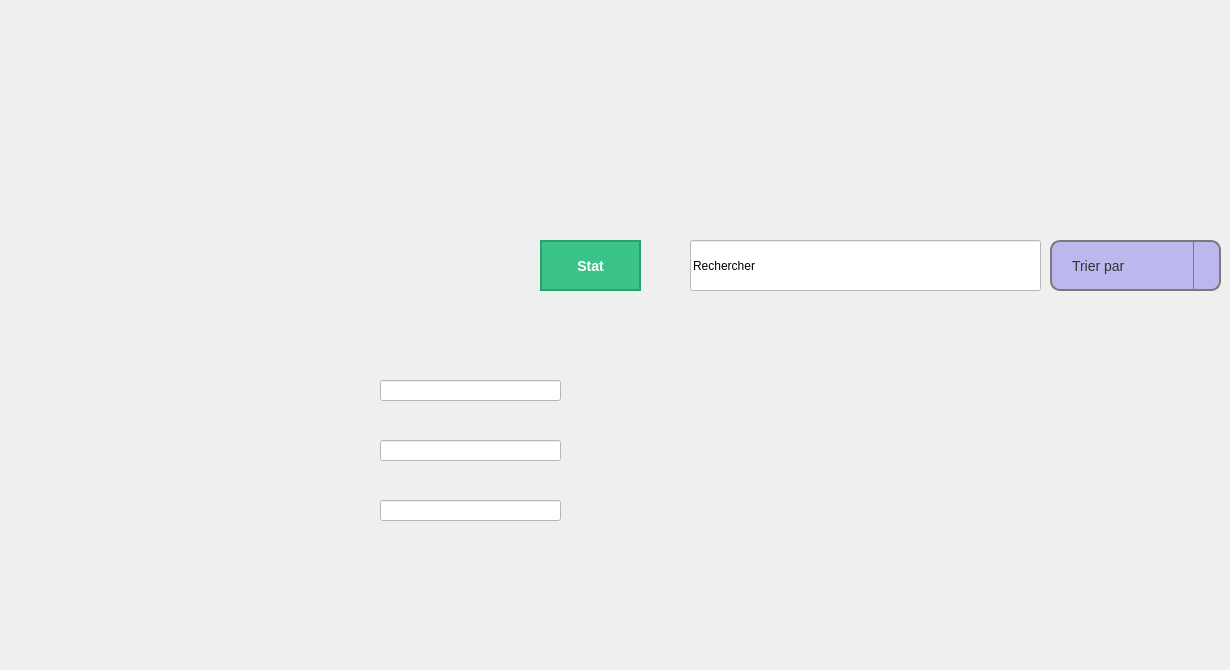
      <widget class="QWidget" name="employes">
       <property name="styleSheet">
        <string notr="true">QWidget#employes {
    background-image: url(&quot;C:/Users/21658/Desktop/projet2024-2025/mech/employes.png&quot;);
    background-position: center;   /* Centrer l'image */
    background-repeat: no-repeat;  /* Ne pas répéter l'image */
    background-size: cover;        /* Adapter l'image à la taille du widget */
background-position: left top; 
}
</string>
       </property>
       <widget class="QPushButton" name="ButtonMachines1">
        <property name="geometry">
         <rect>
          <x>20</x>
          <y>490</y>
          <width>261</width>
          <height>51</height>
         </rect>
        </property>
        <property name="styleSheet">
         <string notr="true">QPushButton {
    background-color: transparent;            /* Couleur de fond transparente */
    border: 2px solid transparent;            /* Pas de bordure par défaut */
    color: black;                             /* Couleur du texte */
    padding: 10px;                            /* Espacement interne */
    border-radius: 20px;                      /* Coins arrondis */
}

QPushButton:hover {
   background-color: rgba(128, 128, 128, 0.5); /* Gris transparent (50% d'opacité) */
   /* border: 2px solid gray;                     /* Bordure grise au survol */
}

QPushButton:pressed {
    background-color: rgba(169, 169, 169, 255); /* Couleur gris foncé lors du clic */
}
</string>
        </property>
        <property name="text">
         <string/>
        </property>
       </widget>
       <widget class="QPushButton" name="ButtonPage1">
        <property name="geometry">
         <rect>
          <x>20</x>
          <y>300</y>
          <width>261</width>
          <height>51</height>
         </rect>
        </property>
        <property name="styleSheet">
         <string notr="true">QPushButton {
    background-color: transparent;            /* Couleur de fond transparente */
    border: 2px solid transparent;            /* Pas de bordure par défaut */
    color: black;                             /* Couleur du texte */
    padding: 10px;                            /* Espacement interne */
    border-radius: 20px;                      /* Coins arrondis */
}

QPushButton:hover {
   background-color: rgba(128, 128, 128, 0.5); /* Gris transparent (50% d'opacité) */
   /* border: 2px solid gray;                     /* Bordure grise au survol */
}

QPushButton:pressed {
    background-color: rgba(169, 169, 169, 255); /* Couleur gris foncé lors du clic */
}
</string>
        </property>
        <property name="text">
         <string/>
        </property>
       </widget>
       <widget class="QPushButton" name="ButtonEmployes1">
        <property name="geometry">
         <rect>
          <x>20</x>
          <y>360</y>
          <width>261</width>
          <height>51</height>
         </rect>
        </property>
        <property name="styleSheet">
         <string notr="true">QPushButton {
    background-color: transparent;            /* Couleur de fond transparente */
    border: 2px solid transparent;            /* Pas de bordure par défaut */
    color: black;                             /* Couleur du texte */
    padding: 10px;                            /* Espacement interne */
    border-radius: 20px;                      /* Coins arrondis */
}

QPushButton:hover {
   background-color: rgba(128, 128, 128, 0.5); /* Gris transparent (50% d'opacité) */
   /* border: 2px solid gray;                     /* Bordure grise au survol */
}

QPushButton:pressed {
    background-color: rgba(169, 169, 169, 255); /* Couleur gris foncé lors du clic */
}
</string>
        </property>
        <property name="text">
         <string/>
        </property>
       </widget>
       <widget class="QPushButton" name="ButtonApropos1">
        <property name="geometry">
         <rect>
          <x>20</x>
          <y>610</y>
          <width>261</width>
          <height>51</height>
         </rect>
        </property>
        <property name="styleSheet">
         <string notr="true">QPushButton {
    background-color: transparent;            /* Couleur de fond transparente */
    border: 2px solid transparent;            /* Pas de bordure par défaut */
    color: black;                             /* Couleur du texte */
    padding: 10px;                            /* Espacement interne */
    border-radius: 20px;                      /* Coins arrondis */
}

QPushButton:hover {
   background-color: rgba(128, 128, 128, 0.5); /* Gris transparent (50% d'opacité) */
   /* border: 2px solid gray;                     /* Bordure grise au survol */
}

QPushButton:pressed {
    background-color: rgba(169, 169, 169, 255); /* Couleur gris foncé lors du clic */
}
</string>
        </property>
        <property name="text">
         <string/>
        </property>
       </widget>
       <widget class="QPushButton" name="ButtonTrensactions1">
        <property name="geometry">
         <rect>
          <x>20</x>
          <y>550</y>
          <width>261</width>
          <height>51</height>
         </rect>
        </property>
        <property name="styleSheet">
         <string notr="true">QPushButton {
    background-color: transparent;            /* Couleur de fond transparente */
    border: 2px solid transparent;            /* Pas de bordure par défaut */
    color: black;                             /* Couleur du texte */
    padding: 10px;                            /* Espacement interne */
    border-radius: 20px;                      /* Coins arrondis */
}

QPushButton:hover {
   background-color: rgba(128, 128, 128, 0.5); /* Gris transparent (50% d'opacité) */
   /* border: 2px solid gray;                     /* Bordure grise au survol */
}

QPushButton:pressed {
    background-color: rgba(169, 169, 169, 255); /* Couleur gris foncé lors du clic */
}
</string>
        </property>
        <property name="text">
         <string/>
        </property>
       </widget>
       <widget class="QPushButton" name="ButtonVehicules1">
        <property name="geometry">
         <rect>
          <x>20</x>
          <y>420</y>
          <width>261</width>
          <height>51</height>
         </rect>
        </property>
        <property name="styleSheet">
         <string notr="true">QPushButton {
    background-color: transparent;            /* Couleur de fond transparente */
    border: 2px solid transparent;            /* Pas de bordure par défaut */
    color: black;                             /* Couleur du texte */
    padding: 10px;                            /* Espacement interne */
    border-radius: 20px;                      /* Coins arrondis */
}

QPushButton:hover {
   background-color: rgba(128, 128, 128, 0.5); /* Gris transparent (50% d'opacité) */
   /* border: 2px solid gray;                     /* Bordure grise au survol */
}

QPushButton:pressed {
    background-color: rgba(169, 169, 169, 255); /* Couleur gris foncé lors du clic */
}
</string>
        </property>
        <property name="text">
         <string/>
        </property>
       </widget>
       <widget class="QLineEdit" name="lineEdit_10">
        <property name="geometry">
         <rect>
          <x>690</x>
          <y>240</y>
          <width>351</width>
          <height>51</height>
         </rect>
        </property>
        <property name="styleSheet">
         <string notr="true">QLineEdit {
	background-color: rgb(255, 255, 255);
    font-family: &quot;OCR A Extended&quot;;  /* Définit la police sur OCR A Extended */
    /*font-size: 14px;                /* Taille de la police (ajustable) */
   /* color: black;                   /* Couleur du texte */
    /*padding: 5px;                   /* Espacement interne */
   /* border: 1px solid gray;         /* Bordure grise */
   /* border-radius: 5px;             /* Coins arrondis */
}
</string>
        </property>
        <property name="text">
         <string>Rechercher</string>
        </property>
       </widget>
       <widget class="QLineEdit" name="lineEdit">
        <property name="geometry">
         <rect>
          <x>380</x>
          <y>380</y>
          <width>181</width>
          <height>21</height>
         </rect>
        </property>
        <property name="styleSheet">
         <string notr="true">
background-color: rgb(255, 255, 255);</string>
        </property>
       </widget>
       <widget class="QLineEdit" name="lineEdit_2">
        <property name="geometry">
         <rect>
          <x>380</x>
          <y>440</y>
          <width>181</width>
          <height>21</height>
         </rect>
        </property>
        <property name="styleSheet">
         <string notr="true">
background-color: rgb(255, 255, 255);</string>
        </property>
       </widget>
       <widget class="QLineEdit" name="lineEdit_11">
        <property name="geometry">
         <rect>
          <x>380</x>
          <y>500</y>
          <width>181</width>
          <height>21</height>
         </rect>
        </property>
        <property name="styleSheet">
         <string notr="true">
background-color: rgb(255, 255, 255);</string>
        </property>
       </widget>
       <widget class="QComboBox" name="comboBox_5">
        <property name="geometry">
         <rect>
          <x>1050</x>
          <y>240</y>
          <width>171</width>
          <height>51</height>
         </rect>
        </property>
        <property name="styleSheet">
         <string notr="true">QComboBox {
   font-family: 'OCR A Extended', sans-serif; /* Police OCR A Extended */
	background-color: rgb(188, 184, 238);
    border: 2px solid #7a7a7a; /* Bordure */
    border-radius: 10px; /* Coins arrondis */
    padding: 5px 20px; /* Espacement interne */
    color: #333; /* Couleur du texte */
    font-size: 14px; /* Taille de la police */
}

/* Style de la liste déroulante */
QComboBox QAbstractItemView {
    background-color: #ffffff; /* Couleur de fond de la liste */
    border: 1px solid #7a7a7a; /* Bordure de la liste */
    selection-background-color: #0078d7; /* Couleur de fond lors de la sélection */
    selection-color: white; /* Couleur du texte lors de la sélection */
}

/* Style pour le bouton de la liste déroulante */
QComboBox::drop-down {
    subcontrol-origin: padding;
    subcontrol-position: top right;
    width: 25px; /* Largeur du bouton de liste déroulante */
    border-left: 1px solid #7a7a7a; /* Bordure gauche du bouton */
}

/* Style pour la flèche du bouton de liste déroulante */
QComboBox::down-arrow {
    image: url(arrow.png); /* Remplace par le chemin de ton image de flèche */
    width: 10px; /* Largeur de la flèche */
    height: 10px; /* Hauteur de la flèche */
}

/* Effet au survol */
QComboBox:hover {
    border: 2px solid #0056b3; /* Couleur de bordure au survol */
}

QComboBox:focus {
    border: 2px solid #0078d7; /* Couleur de bordure lors du focus */
}
QComboBox::down-arrow {
    color: #333; /* Couleur de la flèche */
    width: 10px; /* Largeur de la flèche */
    height: 10px; /* Hauteur de la flèche */
}</string>
        </property>
        <item>
         <property name="text">
          <string>Trier par</string>
         </property>
        </item>
        <item>
         <property name="text">
          <string>salaire</string>
         </property>
        </item>
        <item>
         <property name="text">
          <string>spécialité</string>
         </property>
        </item>
        <item>
         <property name="text">
          <string>etat</string>
         </property>
        </item>
       </widget>
       <widget class="QPushButton" name="stat1Button">
        <property name="geometry">
         <rect>
          <x>540</x>
          <y>240</y>
          <width>101</width>
          <height>51</height>
         </rect>
        </property>
        <property name="styleSheet">
         <string notr="true">QPushButton {
    background-color: #3CC38A; /* Couleur de fond verte */
    color: white; /* Couleur du texte en blanc */
    /*border-radius: 10px; /* Bords arrondis */
    padding: 10px 20px; /* Espacement interne */
   font-family: 'OCR A Extended', sans-serif; /* Police OCR A Extended */
    font-size: 14px; /* Taille du texte */
    font-weight: bold; /* Texte en gras */
    border: 2px solid #2A9F71; /* Bordure plus foncée */
}

QPushButton:hover {
    background-color: #2A9F71; /* Couleur de fond plus foncée au survol */
}

QPushButton:pressed {
    background-color: #218F64; /* Couleur de fond plus foncée lorsqu'on clique */
    border: 2px solid #1E7D5A; /* Bordure plus foncée lorsqu'on clique */
}</string>
        </property>
        <property name="text">
         <string>Stat</string>
        </property>
       </widget>
      </widget>
